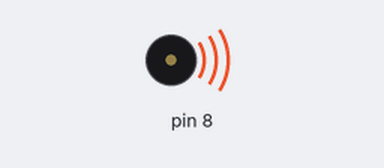
This sketch was run on a simulated Arduino Uno, built with avr-gcc and run on an emulated ATmega328P. Parts: buzzer (waves = sounding). What the sketch prints to the serial monitor is not drawn.

Above: at 0.5 s.
Timing chart, 0 to 9.1 s (numbered marks = the images above):
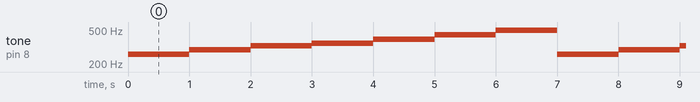

The sketch:

buzzer_music_7_basic_tone.ino
```cpp
unsigned int tone_high[] = {261,293,329,349,392,440,494};
unsigned int tone_std[] = {261,293,329,349,392,440,494};
unsigned int tone_low[] = {261,293,329,349,392,440,494};
int i = 0;
void setup() {
  // put your setup code here, to run once:
Serial.begin(9600);
}
void loop() {
  // put your main code here, to run repeatedly:
  Serial.println(i);

  tone(8,tone_std[i]);
  i++;
  if (i ==7) i =0;
  delay(1000);
}
```

Measured:
- by itself, tone on pin 8: repeats every 7.0 s: 293 Hz 1.0 s, 329 Hz 1.0 s, 349 Hz 1.0 s, 392 Hz 1.0 s, 440 Hz 1.0 s, 494 Hz 1.0 s, 261 Hz 1.0 s
